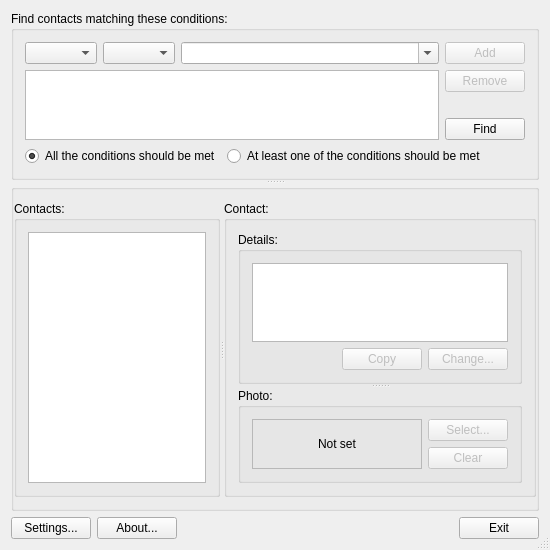
<?xml version="1.0" encoding="UTF-8"?>
<ui version="4.0">
 <class>QtAdBookClass</class>
 <widget class="QDialog" name="QtAdBookClass">
  <property name="windowModality">
   <enum>Qt::ApplicationModal</enum>
  </property>
  <property name="geometry">
   <rect>
    <x>0</x>
    <y>0</y>
    <width>550</width>
    <height>550</height>
   </rect>
  </property>
  <property name="windowTitle">
   <string>Active Directory Contact Book</string>
  </property>
  <property name="sizeGripEnabled">
   <bool>true</bool>
  </property>
  <layout class="QVBoxLayout" name="verticalLayout_10">
   <item>
    <widget class="QSplitter" name="mainSplitter">
     <property name="frameShape">
      <enum>QFrame::NoFrame</enum>
     </property>
     <property name="lineWidth">
      <number>1</number>
     </property>
     <property name="midLineWidth">
      <number>2</number>
     </property>
     <property name="orientation">
      <enum>Qt::Vertical</enum>
     </property>
     <property name="childrenCollapsible">
      <bool>false</bool>
     </property>
     <widget class="QGroupBox" name="groupBox_5">
      <property name="sizePolicy">
       <sizepolicy hsizetype="Preferred" vsizetype="Expanding">
        <horstretch>0</horstretch>
        <verstretch>0</verstretch>
       </sizepolicy>
      </property>
      <property name="title">
       <string>Find contacts matching these conditions:</string>
      </property>
      <property name="flat">
       <bool>true</bool>
      </property>
      <layout class="QVBoxLayout" name="verticalLayout_6">
       <item>
        <layout class="QHBoxLayout" name="horizontalLayout">
         <item>
          <widget class="QComboBox" name="filterNames"/>
         </item>
         <item>
          <widget class="QComboBox" name="conditions"/>
         </item>
         <item>
          <widget class="QComboBox" name="filterValue">
           <property name="sizePolicy">
            <sizepolicy hsizetype="Expanding" vsizetype="Fixed">
             <horstretch>0</horstretch>
             <verstretch>0</verstretch>
            </sizepolicy>
           </property>
           <property name="editable">
            <bool>true</bool>
           </property>
          </widget>
         </item>
         <item>
          <widget class="QPushButton" name="addFilter">
           <property name="enabled">
            <bool>false</bool>
           </property>
           <property name="text">
            <string>Add</string>
           </property>
          </widget>
         </item>
        </layout>
       </item>
       <item>
        <layout class="QHBoxLayout" name="horizontalLayout_4">
         <item>
          <widget class="QTableView" name="filters">
           <property name="sizePolicy">
            <sizepolicy hsizetype="Expanding" vsizetype="Preferred">
             <horstretch>0</horstretch>
             <verstretch>0</verstretch>
            </sizepolicy>
           </property>
           <property name="sizeAdjustPolicy">
            <enum>QAbstractScrollArea::AdjustToContents</enum>
           </property>
           <property name="editTriggers">
            <set>QAbstractItemView::NoEditTriggers</set>
           </property>
           <property name="alternatingRowColors">
            <bool>true</bool>
           </property>
           <property name="selectionBehavior">
            <enum>QAbstractItemView::SelectRows</enum>
           </property>
           <property name="wordWrap">
            <bool>false</bool>
           </property>
           <attribute name="horizontalHeaderHighlightSections">
            <bool>false</bool>
           </attribute>
           <attribute name="horizontalHeaderStretchLastSection">
            <bool>true</bool>
           </attribute>
           <attribute name="verticalHeaderVisible">
            <bool>false</bool>
           </attribute>
          </widget>
         </item>
         <item>
          <layout class="QVBoxLayout" name="verticalLayout">
           <item>
            <widget class="QPushButton" name="removeFilter">
             <property name="enabled">
              <bool>false</bool>
             </property>
             <property name="text">
              <string>Remove</string>
             </property>
            </widget>
           </item>
           <item>
            <spacer name="verticalSpacer">
             <property name="orientation">
              <enum>Qt::Vertical</enum>
             </property>
             <property name="sizeType">
              <enum>QSizePolicy::Expanding</enum>
             </property>
             <property name="sizeHint" stdset="0">
              <size>
               <width>20</width>
               <height>17</height>
              </size>
             </property>
            </spacer>
           </item>
           <item>
            <widget class="QPushButton" name="findContacts">
             <property name="text">
              <string>Find</string>
             </property>
            </widget>
           </item>
          </layout>
         </item>
        </layout>
       </item>
       <item>
        <layout class="QHBoxLayout" name="horizontalLayout_3">
         <item>
          <widget class="QRadioButton" name="allFilters">
           <property name="text">
            <string>All the conditions should be met</string>
           </property>
           <property name="checked">
            <bool>true</bool>
           </property>
          </widget>
         </item>
         <item>
          <widget class="QRadioButton" name="oneFilter">
           <property name="text">
            <string>At least one of the conditions should be met</string>
           </property>
           <property name="checked">
            <bool>false</bool>
           </property>
          </widget>
         </item>
         <item>
          <spacer name="horizontalSpacer_2">
           <property name="orientation">
            <enum>Qt::Horizontal</enum>
           </property>
           <property name="sizeHint" stdset="0">
            <size>
             <width>40</width>
             <height>20</height>
            </size>
           </property>
          </spacer>
         </item>
        </layout>
       </item>
      </layout>
     </widget>
     <widget class="QGroupBox" name="groupBox_6">
      <property name="sizePolicy">
       <sizepolicy hsizetype="Preferred" vsizetype="Expanding">
        <horstretch>0</horstretch>
        <verstretch>2</verstretch>
       </sizepolicy>
      </property>
      <property name="title">
       <string/>
      </property>
      <property name="flat">
       <bool>true</bool>
      </property>
      <layout class="QVBoxLayout" name="verticalLayout_9">
       <property name="leftMargin">
        <number>0</number>
       </property>
       <property name="rightMargin">
        <number>0</number>
       </property>
       <item>
        <widget class="QSplitter" name="contactSplitter">
         <property name="orientation">
          <enum>Qt::Horizontal</enum>
         </property>
         <property name="childrenCollapsible">
          <bool>false</bool>
         </property>
         <widget class="QGroupBox" name="groupBoxContacts">
          <property name="sizePolicy">
           <sizepolicy hsizetype="Preferred" vsizetype="Preferred">
            <horstretch>1</horstretch>
            <verstretch>0</verstretch>
           </sizepolicy>
          </property>
          <property name="title">
           <string>Contacts:</string>
          </property>
          <property name="flat">
           <bool>true</bool>
          </property>
          <property name="checkable">
           <bool>false</bool>
          </property>
          <layout class="QVBoxLayout" name="verticalLayout_5">
           <item>
            <widget class="QTableView" name="contacts">
             <property name="sizePolicy">
              <sizepolicy hsizetype="Expanding" vsizetype="Expanding">
               <horstretch>0</horstretch>
               <verstretch>0</verstretch>
              </sizepolicy>
             </property>
             <property name="editTriggers">
              <set>QAbstractItemView::NoEditTriggers</set>
             </property>
             <property name="alternatingRowColors">
              <bool>true</bool>
             </property>
             <property name="selectionMode">
              <enum>QAbstractItemView::SingleSelection</enum>
             </property>
             <property name="selectionBehavior">
              <enum>QAbstractItemView::SelectRows</enum>
             </property>
             <property name="textElideMode">
              <enum>Qt::ElideRight</enum>
             </property>
             <property name="sortingEnabled">
              <bool>true</bool>
             </property>
             <property name="wordWrap">
              <bool>false</bool>
             </property>
             <attribute name="horizontalHeaderCascadingSectionResizes">
              <bool>false</bool>
             </attribute>
             <attribute name="horizontalHeaderMinimumSectionSize">
              <number>50</number>
             </attribute>
             <attribute name="horizontalHeaderDefaultSectionSize">
              <number>150</number>
             </attribute>
             <attribute name="horizontalHeaderHighlightSections">
              <bool>false</bool>
             </attribute>
             <attribute name="horizontalHeaderShowSortIndicator" stdset="0">
              <bool>false</bool>
             </attribute>
             <attribute name="verticalHeaderVisible">
              <bool>false</bool>
             </attribute>
            </widget>
           </item>
          </layout>
         </widget>
         <widget class="QGroupBox" name="groupBox">
          <property name="title">
           <string>Contact:</string>
          </property>
          <property name="flat">
           <bool>true</bool>
          </property>
          <layout class="QVBoxLayout" name="verticalLayout_8">
           <item>
            <widget class="QSplitter" name="propertySplitter">
             <property name="orientation">
              <enum>Qt::Vertical</enum>
             </property>
             <widget class="QGroupBox" name="groupBox_4">
              <property name="title">
               <string>Details:</string>
              </property>
              <property name="flat">
               <bool>true</bool>
              </property>
              <layout class="QVBoxLayout" name="verticalLayout_3">
               <item>
                <layout class="QVBoxLayout" name="verticalLayout_4">
                 <property name="sizeConstraint">
                  <enum>QLayout::SetDefaultConstraint</enum>
                 </property>
                 <item>
                  <widget class="QTableView" name="properties">
                   <property name="sizePolicy">
                    <sizepolicy hsizetype="Expanding" vsizetype="Expanding">
                     <horstretch>0</horstretch>
                     <verstretch>0</verstretch>
                    </sizepolicy>
                   </property>
                   <property name="editTriggers">
                    <set>QAbstractItemView::NoEditTriggers</set>
                   </property>
                   <property name="alternatingRowColors">
                    <bool>true</bool>
                   </property>
                   <property name="selectionMode">
                    <enum>QAbstractItemView::SingleSelection</enum>
                   </property>
                   <property name="selectionBehavior">
                    <enum>QAbstractItemView::SelectRows</enum>
                   </property>
                   <property name="wordWrap">
                    <bool>false</bool>
                   </property>
                   <attribute name="horizontalHeaderHighlightSections">
                    <bool>false</bool>
                   </attribute>
                   <attribute name="horizontalHeaderStretchLastSection">
                    <bool>true</bool>
                   </attribute>
                   <attribute name="verticalHeaderVisible">
                    <bool>false</bool>
                   </attribute>
                  </widget>
                 </item>
                 <item>
                  <layout class="QHBoxLayout" name="horizontalLayout_5">
                   <item>
                    <spacer name="horizontalSpacer_5">
                     <property name="orientation">
                      <enum>Qt::Horizontal</enum>
                     </property>
                     <property name="sizeHint" stdset="0">
                      <size>
                       <width>40</width>
                       <height>20</height>
                      </size>
                     </property>
                    </spacer>
                   </item>
                   <item>
                    <widget class="QPushButton" name="copyProperty">
                     <property name="enabled">
                      <bool>false</bool>
                     </property>
                     <property name="text">
                      <string>Copy</string>
                     </property>
                    </widget>
                   </item>
                   <item>
                    <widget class="QPushButton" name="changeProperty">
                     <property name="enabled">
                      <bool>false</bool>
                     </property>
                     <property name="text">
                      <string>Change...</string>
                     </property>
                    </widget>
                   </item>
                  </layout>
                 </item>
                </layout>
               </item>
              </layout>
             </widget>
             <widget class="QGroupBox" name="groupBox_3">
              <property name="title">
               <string>Photo:</string>
              </property>
              <property name="flat">
               <bool>true</bool>
              </property>
              <layout class="QVBoxLayout" name="verticalLayout_7">
               <item>
                <layout class="QHBoxLayout" name="horizontalLayout_6">
                 <item>
                  <widget class="QLabel" name="photo">
                   <property name="sizePolicy">
                    <sizepolicy hsizetype="Expanding" vsizetype="Expanding">
                     <horstretch>0</horstretch>
                     <verstretch>0</verstretch>
                    </sizepolicy>
                   </property>
                   <property name="frameShape">
                    <enum>QFrame::StyledPanel</enum>
                   </property>
                   <property name="text">
                    <string>Not set</string>
                   </property>
                   <property name="scaledContents">
                    <bool>false</bool>
                   </property>
                   <property name="alignment">
                    <set>Qt::AlignCenter</set>
                   </property>
                  </widget>
                 </item>
                 <item>
                  <layout class="QVBoxLayout" name="verticalLayout_2">
                   <item>
                    <widget class="QPushButton" name="selectPhoto">
                     <property name="enabled">
                      <bool>false</bool>
                     </property>
                     <property name="text">
                      <string>Select...</string>
                     </property>
                    </widget>
                   </item>
                   <item>
                    <widget class="QPushButton" name="clearPhoto">
                     <property name="enabled">
                      <bool>false</bool>
                     </property>
                     <property name="text">
                      <string>Clear</string>
                     </property>
                    </widget>
                   </item>
                   <item>
                    <spacer name="verticalSpacer_2">
                     <property name="orientation">
                      <enum>Qt::Vertical</enum>
                     </property>
                     <property name="sizeHint" stdset="0">
                      <size>
                       <width>20</width>
                       <height>40</height>
                      </size>
                     </property>
                    </spacer>
                   </item>
                  </layout>
                 </item>
                </layout>
               </item>
              </layout>
             </widget>
            </widget>
           </item>
          </layout>
         </widget>
        </widget>
       </item>
      </layout>
     </widget>
    </widget>
   </item>
   <item>
    <layout class="QHBoxLayout" name="horizontalLayout_2">
     <item>
      <widget class="QPushButton" name="showSettings">
       <property name="text">
        <string>Settings...</string>
       </property>
      </widget>
     </item>
     <item>
      <widget class="QPushButton" name="about">
       <property name="text">
        <string>About...</string>
       </property>
      </widget>
     </item>
     <item>
      <spacer name="horizontalSpacer">
       <property name="orientation">
        <enum>Qt::Horizontal</enum>
       </property>
       <property name="sizeHint" stdset="0">
        <size>
         <width>268</width>
         <height>20</height>
        </size>
       </property>
      </spacer>
     </item>
     <item>
      <widget class="QPushButton" name="exit">
       <property name="text">
        <string>Exit</string>
       </property>
      </widget>
     </item>
    </layout>
   </item>
  </layout>
 </widget>
 <layoutdefault spacing="6" margin="11"/>
 <resources>
  <include location="QtAdBook.qrc"/>
 </resources>
 <connections/>
</ui>
